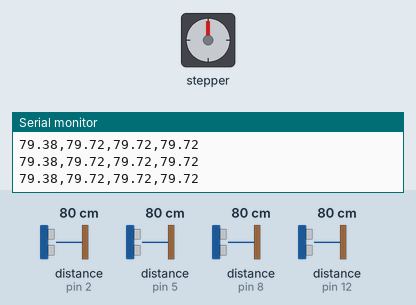
Simulated run of this sketch. Board: Arduino Uno, built with avr-gcc and run on an emulated ATmega328P. Shown: stepper motor, the last lines printed to the serial monitor. Wiring (inferred from the names in the program): 4 × ultrasonic range finder: trigger pin 3, echo pin 2 / trigger pin 6, echo pin 5 / trigger pin 9, echo pin 8 / trigger pin 11, echo pin 12. The test bench sets the inputs (shaded band); at power-on: distance to the obstacle (sensors on pin 2, pin 5, pin 8, pin 12) 80 cm. The echo pulse lasts 58.3 µs per cm; stepper angles assume 2048 steps per turn.

Above: at 1.2 s.
1.3 s: distance to the obstacle (sensor on pin 2) set to 12 cm
2.8 s: distance to the obstacle (sensor on pin 2) set to 9 cm
At 3.35 s:
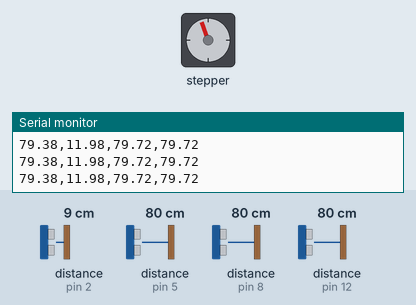
At 12.8 s:
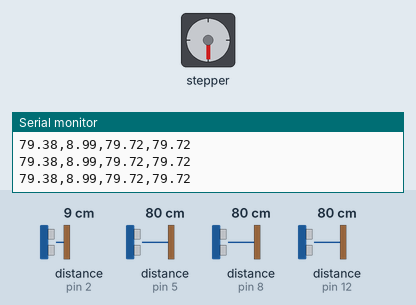
Timing chart, 0 to 14.3 s (numbered marks = the images above; inputs shaded):
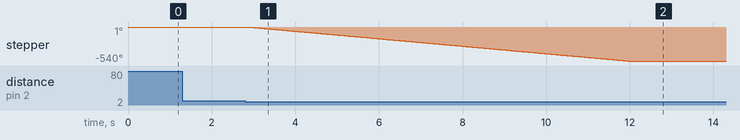

The sketch:

kanon_arduino.ino
```cpp
#include <Stepper.h>

const int stepsPerRevolution = 2048;  // 28BYJ-48

// ================== Viola ==================
const int motorPin1_vla = 23;
const int motorPin2_vla = 25;
const int motorPin3_vla = 27;
const int motorPin4_vla = 29;

const int TRIG_vla = 9;
const int ECHO_vla = 8;


// ================== Sensor2 ==================
const int motorPin1_2 = 30;
const int motorPin2_2 = 32;
const int motorPin3_2 = 34;
const int motorPin4_2 = 36;

const int TRIG_2 = 3;
const int ECHO_2 = 2;


// ================== Sensor3 ==================
const int motorPin1_3 = 39;
const int motorPin2_3 = 41;
const int motorPin3_3 = 43;
const int motorPin4_3 = 45;

const int TRIG_3 = 6;
const int ECHO_3 = 5;


// ================== Sensor4 ==================
const int motorPin1_4 = 52;
const int motorPin2_4 = 50;
const int motorPin3_4 = 48;
const int motorPin4_4 = 46;

const int TRIG_4 = 11;
const int ECHO_4 = 12;


// ================== 音速 ==================
const float temperature = 17.0;
const double speed_of_sound = 331.5 + 0.6 * temperature;

const float threshold = 10.0; // cm


// ================== Stepper ==================
Stepper stepper1(stepsPerRevolution, motorPin1_vla, motorPin3_vla, motorPin2_vla, motorPin4_vla);
Stepper stepper2(stepsPerRevolution, motorPin1_2, motorPin3_2, motorPin2_2, motorPin4_2);
Stepper stepper3(stepsPerRevolution, motorPin1_3, motorPin3_3, motorPin2_3, motorPin4_3);
Stepper stepper4(stepsPerRevolution, motorPin1_4, motorPin3_4, motorPin2_4, motorPin4_4);


bool rotated1 = false;
bool rotated2 = false;
bool rotated3 = false;
bool rotated4 = false;


void setup() {

  Serial.begin(9600);

  pinMode(TRIG_vla, OUTPUT);
  pinMode(ECHO_vla, INPUT);

  pinMode(TRIG_2, OUTPUT);
  pinMode(ECHO_2, INPUT);

  pinMode(TRIG_3, OUTPUT);
  pinMode(ECHO_3, INPUT);

  pinMode(TRIG_4, OUTPUT);
  pinMode(ECHO_4, INPUT);

  stepper1.setSpeed(10);
  stepper2.setSpeed(10);
  stepper3.setSpeed(10);
  stepper4.setSpeed(10);
}


double measureDistance(int trigPin, int echoPin) {

  double duration;
  double distance;

  digitalWrite(trigPin, LOW);
  delayMicroseconds(2);
  digitalWrite(trigPin, HIGH);
  delayMicroseconds(10);
  digitalWrite(trigPin, LOW);

  duration = pulseIn(echoPin, HIGH);

  if (duration > 0) {
    duration = duration / 2;
    distance = duration * speed_of_sound * 100 / 1000000;
  }

  return distance;
}


void loop() {

  double d1 = measureDistance(TRIG_vla, ECHO_vla);
  double d2 = measureDistance(TRIG_2, ECHO_2);
  double d3 = measureDistance(TRIG_3, ECHO_3);
  double d4 = measureDistance(TRIG_4, ECHO_4);


  // ================== Motor1 ==================
  if (d1 <= threshold && !rotated1) {
    stepper1.step(-3072);
    rotated1 = true;
  }
  else if (d1 > threshold) {
    rotated1 = false;
  }


  // ================== Motor2 ==================
  if (d2 <= threshold && !rotated2) {
    stepper2.step(-3072);
    rotated2 = true;
  }
  else if (d2 > threshold) {
    rotated2 = false;
  }


  // ================== Motor3 ==================
  if (d3 <= threshold && !rotated3) {
    stepper3.step(-3072);
    rotated3 = true;
  }
  else if (d3 > threshold) {
    rotated3 = false;
  }


  // ================== Motor4 ==================
  if (d4 <= threshold && !rotated4) {
    stepper4.step(-3072);
    rotated4 = true;
  }
  else if (d4 > threshold) {
    rotated4 = false;
  }


  Serial.print(d1); Serial.print(",");
  Serial.print(d2); Serial.print(",");
  Serial.print(d3); Serial.print(",");
  Serial.println(d4);

  delay(100);
}
```

Measured:
- the behaviour switches between 11 and 10 cm on distance to the obstacle (sensor on pin 2) (found by bisection; images 0 and 1)
- after the input at 2.8 s, stepper: turns 540° counter-clockwise in 9.1 s, starting after 0.11 s
